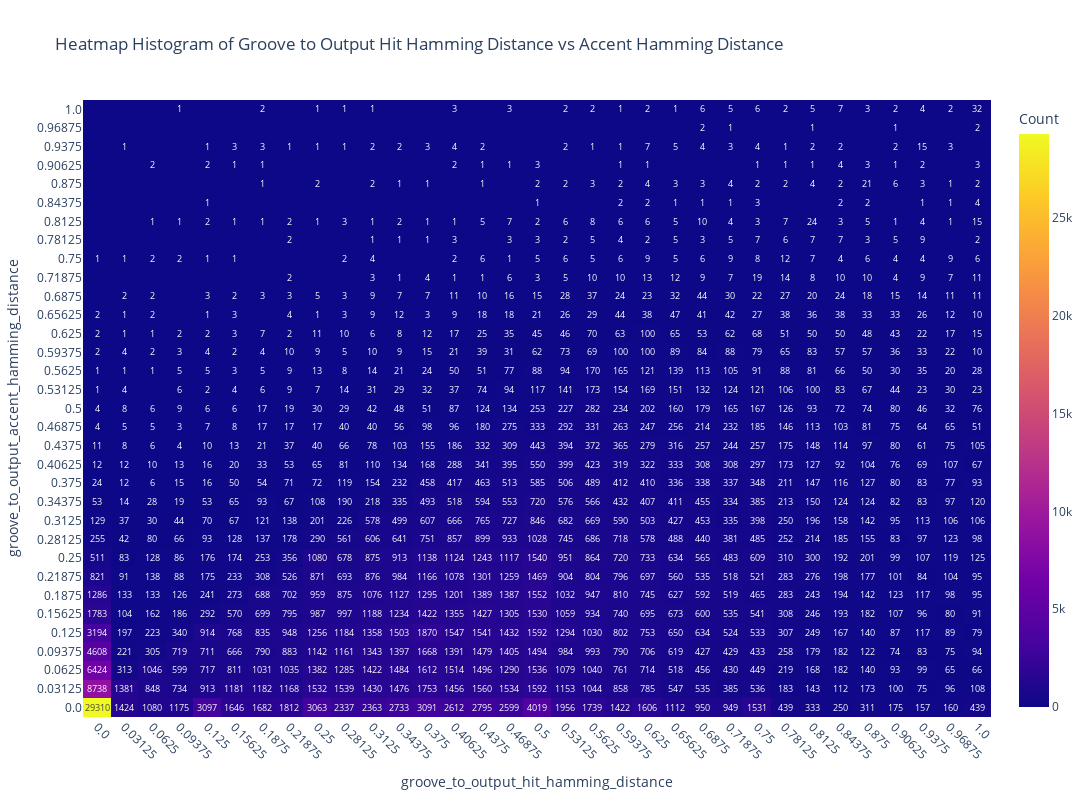

Source (notebook cell):
### Code cell
create_heatmap_histogram(control_features_df,
                         key1="groove_to_output_hit_hamming_distance",
                         key2="groove_to_output_accent_hamming_distance",
                         bins=None,
                         title="Heatmap Histogram of Groove to Output Hit Hamming Distance vs Accent Hamming Distance",
                         )

### Figure 1 — Plotly figure (JSON) as saved in the notebook; plotly's stock layout.template omitted (floating-point values rounded to 4 significant figures; data arrays with more than 128 entries replaced by an {"elided": "..."} marker saying what was removed)
{"data": [{"colorbar": {"title": {"text": "Count"}}, "colorscale": [[0, "#0d0887"], [0.1111, "#46039f"], [0.2222, "#7201a8"], [0.3333, "#9c179e"], [0.4444, "#bd3786"], [0.5556, "#d8576b"], [0.6667, "#ed7953"], [0.7778, "#fb9f3a"], [0.8889, "#fdca26"], [1, "#f0f921"]], "hovertemplate": "groove_to_output_hit_hamming_distance: %{x}<br>groove_to_output_accent_hamming_distance: %{y}<br>Count: %{z}<extra></extra>", "showscale": true, "text": {"elided": "33x33 str values"}, "textfont": {"size": 9}, "texttemplate": "%{text}", "type": "heatmap", "x": ["0.0", "0.03125", "0.0625", "0.09375", "0.125", "0.15625", "0.1875", "0.21875", "0.25", "0.28125", "0.3125", "0.34375", "0.375", "0.40625", "0.4375", "0.46875", "0.5", "0.53125", "0.5625", "0.59375", "0.625", "0.65625", "0.6875", "0.71875", "0.75", "0.78125", "0.8125", "0.84375", "0.875", "0.90625", "0.9375", "0.96875", "1.0"], "y": ["0.0", "0.03125", "0.0625", "0.09375", "0.125", "0.15625", "0.1875", "0.21875", "0.25", "0.28125", "0.3125", "0.34375", "0.375", "0.40625", "0.4375", "0.46875", "0.5", "0.53125", "0.5625", "0.59375", "0.625", "0.65625", "0.6875", "0.71875", "0.75", "0.78125", "0.8125", "0.84375", "0.875", "0.90625", "0.9375", "0.96875", "1.0"], "z": {"elided": "33x33 int values"}}], "layout": {"height": 800, "title": {"text": "Heatmap Histogram of Groove to Output Hit Hamming Distance vs Accent Hamming Distance"}, "width": 1200, "xaxis": {"tickangle": 45, "title": {"text": "groove_to_output_hit_hamming_distance"}}, "yaxis": {"tickangle": 0, "title": {"text": "groove_to_output_accent_hamming_distance"}}}}
